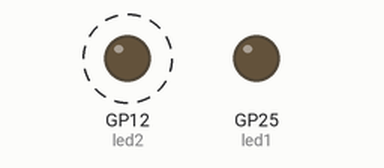
Recording of a program running on a simulated Raspberry Pi Pico running MicroPython. Shown: output pins drawn as LEDs (lit = HIGH). Dashed ring = blinking.

Above: at 0.5 s.
At 3.5 s:
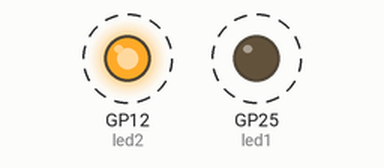
Timing chart, 0 to 4.6 s (numbered marks = the images above):
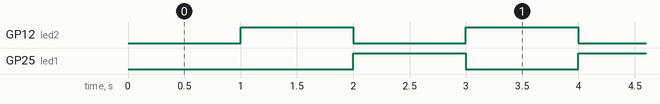

The program:

pico_1_led_flash.py
```python
'''
from machine import Pin, Timer

led = machine.Pin("LED", machine.Pin.OUT)
LED_state = True
tim = Timer()

def tick(timer):
    global led, LED_state
    LED_state = not LED_state
    led.value(LED_state)

tim.init(freq=1, mode=Timer.PERIODIC, callback=tick)'''

from machine import Pin, Timer

led1 = Pin("LED", machine.Pin.OUT)
led2 = Pin(12,Pin.OUT)

LED_state2 = False
LED_state1 = True

tim = Timer()

def tick(timer):
    global led1, led2, LED_state1, LED_state2
    LED_state1 = not LED_state1
    LED_state2 = not LED_state2
    led1.value(LED_state1)
    led2.value(LED_state2)

tim.init(freq=1, mode=Timer.PERIODIC, callback=tick)
```

Measured:
- by itself, GP12 (led2), GP25 (led1): alternates HIGH for 1.0 s and LOW for 1.0 s
